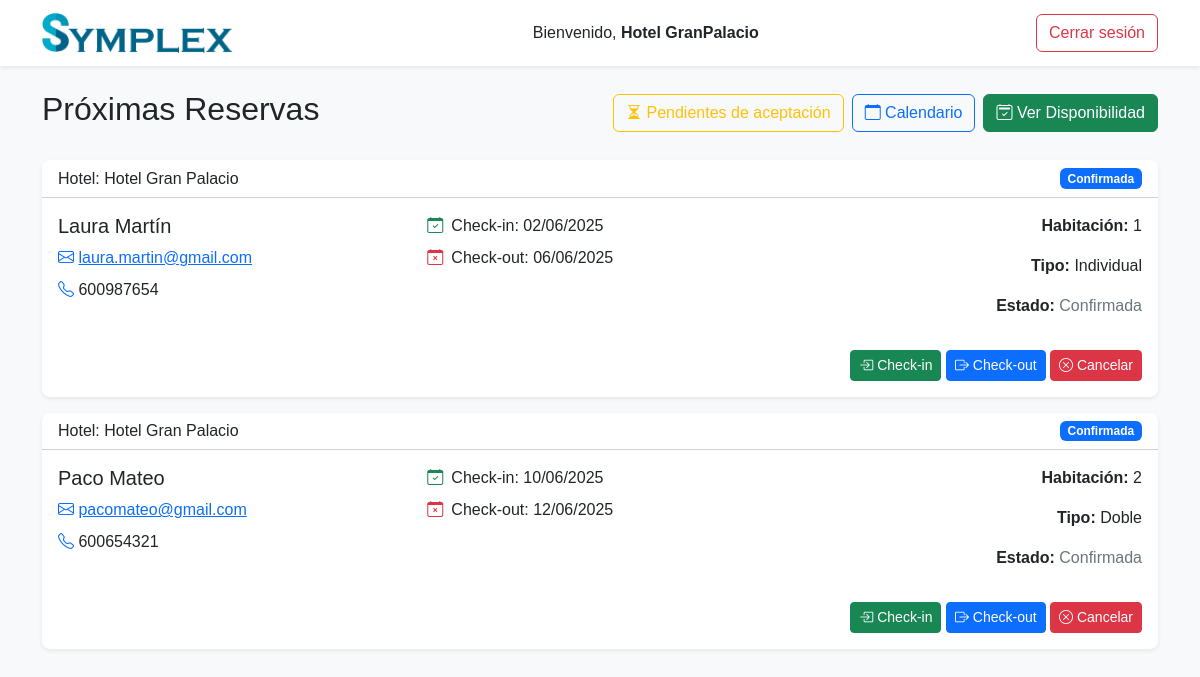
/src/public/index.php?action=admin (signed in), run on the app's committed database.
### tables this page shows
CREATE TABLE bookings (
    booking_id INT AUTO_INCREMENT PRIMARY KEY,
    user_id INT,
    room_id INT,
    check_in DATE,
    check_out DATE,
    booking_date TIMESTAMP DEFAULT CURRENT_TIMESTAMP,
    status ENUM('pending', 'confirmed', 'completed', 'cancelled') DEFAULT 'pending',
    FOREIGN KEY (user_id) REFERENCES users(user_id),
    FOREIGN KEY (room_id) REFERENCES rooms(room_id)
);

CREATE TABLE accommodations (
    accommodation_id INT AUTO_INCREMENT PRIMARY KEY,
    name VARCHAR(100),
    description TEXT,
    address VARCHAR(255),
    city_id INT,
    type ENUM('hotel', 'apartment', 'hostel', 'cabin', 'villa'),
    image_url VARCHAR(255),
    owner_id INT,
    FOREIGN KEY (city_id) REFERENCES cities(city_id),
    FOREIGN KEY (owner_id) REFERENCES users(user_id)
);

CREATE TABLE users (
    user_id INT AUTO_INCREMENT PRIMARY KEY,
    first_name VARCHAR(100),
    last_name VARCHAR(100),
    email VARCHAR(100) UNIQUE,
    password VARCHAR(255),
    phone VARCHAR(20),
    city_id INT,
    role ENUM('client', 'admin') DEFAULT 'client',
    FOREIGN KEY (city_id) REFERENCES cities(city_id)
);

CREATE TABLE rooms (
    room_id INT AUTO_INCREMENT PRIMARY KEY,
    accommodation_id INT,
    room_type ENUM('single', 'double', 'family', 'suite','complete'),
    capacity INT,
    price DECIMAL(10,2),
    is_available BOOLEAN DEFAULT TRUE,
    FOREIGN KEY (accommodation_id) REFERENCES accommodations(accommodation_id)
);

### src/app/controllers/AuthController.php (called while the page is built, shortened)
<?php
require_once '../app/models/Booking.php';
class AuthController {
    public function adminView() {
        require_once '../app/views/adminViews.php';
    }
}
?>

### src/public/index.php (called while the page is built, shortened)
<?php
$router = new Router();
$router->dispatch();

### src/core/Database.php (called while the page is built, shortened)
<?php
class Database {
    private $host = 'db';
    private $port = '3306';
    private $db = 'mi_basedatos';
    private $user = 'usuario';
    private $pass = 'contraseña';
    private $charset = 'utf8mb4';
    protected $pdo;
    function __construct() {
        $dsn = "mysql:host=$this->host;port=$this->port;dbname=$this->db;charset=$this->charset";
        try {
            $this->pdo = new PDO($dsn, $this->user, $this->pass);
            $this->pdo->setAttribute(PDO::ATTR_ERRMODE, PDO::ERRMODE_EXCEPTION);
        } catch (PDOException $e) {
            die('Connection failed: ' . $e->getMessage());
        }
    }
    function query($sql, $params = []) {
        try {
            $stmt = $this->pdo->prepare($sql);
            $success = $stmt->execute($params);
            return $stmt;
        } catch (PDOException $e) {
            error_log('Database::query - Error: ' . $e->getMessage());
            throw new Exception('Error en la consulta SQL: ' . $e->getMessage());
        }
    }
}
?>

### src/app/models/Booking.php (called while the page is built, shortened)
<?php
require_once '../core/Database.php';
class Booking extends Database {
    public function getBookingsByOwner(int $owner_id, ?string $start_date = null, ?string $end_date = null, bool $pending_only = false): array
    {
        $stmt = $this->query("SELECT accommodation_id FROM accommodations WHERE owner_id = ?", [$owner_id]);
        $accommodation_ids = $stmt->fetchAll(PDO::FETCH_COLUMN);
        $all_bookings = [];
        foreach ($accommodation_ids as $accommodation_id) {
            if ($pending_only) {
                $sql = "
                    SELECT b.*, r.room_type, r.capacity, u.first_name, u.last_name, u.email, u.phone,
                           a.name as hotel_name, a.accommodation_id, a.address
                    FROM bookings b
                    JOIN rooms r ON b.room_id = r.room_id
                    JOIN users u ON b.user_id = u.user_id
                    JOIN accommodations a ON r.accommodation_id = a.accommodation_id
                    WHERE r.accommodation_id = ?
                      AND b.status = 'pending'
                    ORDER BY b.booking_id DESC
                ";
                $params = [$accommodation_id];
            } else {
                $today = date('Y-m-d');
                $sql = "
                    SELECT b.*, r.room_type, r.capacity, u.first_name, u.last_name, u.email, u.phone,
                           a.name as hotel_name, a.accommodation_id, a.address
                    FROM bookings b
                    JOIN rooms r ON b.room_id = r.room_id
                    JOIN users u ON b.user_id = u.user_id
                    JOIN accommodations a ON r.accommodation_id = a.accommodation_id
                    WHERE r.accommodation_id = ?
                      AND b.status = 'confirmed'
                      AND b.check_in >= ?
                    ORDER BY b.check_in ASC
                ";
                $params = [$accommodation_id, $today];
            }
            $stmt = $this->query($sql, $params);
            $bookings = $stmt->fetchAll(PDO::FETCH_ASSOC);
            $all_bookings = array_merge($all_bookings, $bookings);
        }
        return $all_bookings;
    }
}

### src/app/views/adminViews.php (the view, shortened to what this page needs)
<?php
    require_once __DIR__ . '/../../app/models/Booking.php';
    $admin_id = $_SESSION['user']['user_id'];
    $accModel = new Accommodation();
    $accommodations = $accModel->getOwnerAccommodations($admin_id);
    $start_date = isset($_GET['start_date']) && !empty($_GET['start_date']) ? $_GET['start_date'] : null;
    $end_date = isset($_GET['end_date']) && !empty($_GET['end_date']) ? $_GET['end_date'] : null;
    $is_pending_filtering = isset($_GET['pending']) && $_GET['pending'] == 1;
    try {
        $bookingModel = new Booking();
        $all_bookings = $bookingModel->getBookingsByOwner($admin_id, $start_date, $end_date, $is_pending_filtering);
    } catch (Exception $e) {
        $error_message = "Error al cargar las reservas: " . $e->getMessage();
    }
?>
<!DOCTYPE html>
<html lang="es">
<head>
    <link href="https://cdn.jsdelivr.net/npm/bootstrap@5.3.3/dist/css/bootstrap.min.css" rel="stylesheet">
    <link rel="stylesheet" href="https://cdn.jsdelivr.net/npm/bootstrap-icons@1.11.3/font/bootstrap-icons.min.css">
    <link href="https://cdn.jsdelivr.net/npm/fullcalendar@6.1.8/index.global.min.css" rel="stylesheet">
    <link rel="stylesheet" href="assets/css/style.css">
</head>
<body class="bg-light">
<nav class="navbar navbar-expand-lg navbar-light bg-white shadow-sm">
    <div class="container">
        <div class="d-flex justify-content-between align-items-center w-100">
            <a class="navbar-brand d-flex align-items-center" href="">
                <img src="assets/img/nuevologoSymplex.png" alt="Logo Symplex" class="logo-img me-2" />
            </a>
            <div class="text-center mx-auto">
                <span>Bienvenido, <strong><?= htmlspecialchars($_SESSION['user']['first_name'] . ' ' . $_SESSION['user']['last_name'] ?? 'Propietario') ?></strong></span>
            </div>
            <a href="index.php?action=logout" class="btn btn-outline-danger">Cerrar sesión</a>
        </div>
    </div>
</nav>
    <div class="container mt-4">
        <div class="d-flex justify-content-between align-items-center mb-4">
            <div>
                <h2><?= $is_pending_filtering ? 'Reservas Pendientes de Aceptación' : 'Próximas Reservas' ?></h2>
            </div>
            <div class="d-flex">
                <a href="index.php?action=admin&pending=1" class="btn btn-outline-warning me-2">
                    <i class="bi bi-hourglass-split"></i> Pendientes de aceptación
                </a>
                <button class="btn btn-outline-primary me-2" data-bs-toggle="modal" data-bs-target="#calendarModal">
                    <i class="bi bi-calendar"></i> Calendario
                </button>
                <button class="btn btn-success" data-bs-toggle="modal" data-bs-target="#availabilityModal">
                    <i class="bi bi-calendar2-check"></i> Ver Disponibilidad
                </button>
            </div>
        </div>
        <?php if (isset($error_message)): ?>
            <div class="alert alert-danger">
                <?= htmlspecialchars($error_message) ?>
            </div>
        <?php elseif (empty($accommodations)): ?>
            <div class="alert alert-info">
                No tienes ningún hotel registrado en el sistema.
            </div>
        <?php elseif (empty($all_bookings)): ?>
            <div class="alert alert-info">
                No hay reservas disponibles para tus hoteles en este momento.
            </div>
        <?php else: ?>
            <?php
            $reservas_por_pagina = 3;
            ?>
            <div class="row" id="reservas-container">
                <?php foreach ($all_bookings as $index => $booking):
                    $visible = $index < $reservas_por_pagina ? '' : 'd-none';
                    $pagina = floor($index / $reservas_por_pagina) + 1;
                ?>
                    <div class="col-12 mb-3 reserva-item <?= $visible ?>" data-pagina="<?= $pagina ?>">
                        <div class="card shadow-sm">
                            <div class="card-header bg-white d-flex justify-content-between align-items-center">
                                <h6 class="card-title mb-0">Hotel: <?= htmlspecialchars($booking['hotel_name']) ?></h6>
                                <?php
                                $status_class = [
                                    'pending' => 'bg-warning',
                                    'confirmed' => 'bg-primary',
                                    'completed' => 'bg-success',
                                    'cancelled' => 'bg-danger'
                                ];
                                $status_text = [
                                    'pending' => 'Pendiente',
                                    'confirmed' => 'Confirmada',
                                    'completed' => 'Completada',
                                    'cancelled' => 'Cancelada'
                                ];
                                ?>
                                <span class="badge <?= $status_class[$booking['status']] ?? 'bg-secondary' ?>">
                                    <?= $status_text[$booking['status']] ?? $booking['status'] ?>
                                </span>
                            </div>
                            <div class="card-body">
                                <div class="row">
                                    <div class="col-md-4">
                                        <h5 class="card-title"><?= htmlspecialchars($booking['first_name'] . ' ' . $booking['last_name']) ?></h5>
                                        <p class="card-text mb-2">
                                            <i class="bi bi-envelope text-primary"></i>
                                            <a href="mailto:<?= htmlspecialchars($booking['email']) ?>">
                                                <?= htmlspecialchars($booking['email']) ?>
                                            </a>
                                        </p>
                                        <p class="card-text">
                                            <i class="bi bi-telephone text-primary"></i>
                                            <?= htmlspecialchars($booking['phone']) ?>
                                        </p>
                                    </div>
                                    <div class="col-md-4">
                                        <div class="d-flex align-items-center mb-2">
                                            <i class="bi bi-calendar-check text-success me-2"></i>
                                            <span>Check-in: <?= date('d/m/Y', strtotime($booking['check_in'])) ?></span>
                                        </div>
                                        <div class="d-flex align-items-center">
                                            <i class="bi bi-calendar-x text-danger me-2"></i>
                                            <span>Check-out: <?= date('d/m/Y', strtotime($booking['check_out'])) ?></span>
                                        </div>
                                    </div>
                                    <div class="col-md-4 text-end">
                                        <p><strong>Habitación:</strong> <?= htmlspecialchars($booking['room_id']) ?></p>
                                        <p><strong>Tipo:</strong>
                                            <?php
                                            $room_type_map = [
                                                'single' => 'Individual',
                                                'double' => 'Doble',
                                                'family' => 'Familiar',
                                                'suite' => 'Suite'
                                            ];
                                            echo htmlspecialchars($room_type_map[$booking['room_type']] ?? $booking['room_type']);
                                            ?>
                                        </p>
                                        <p><strong>Estado:</strong>
                                            <span class="text-secondary data-status-text">
                                                <?= $status_text[$booking['status']] ?? $booking['status'] ?>
                                            </span>
                                        </p>
                                    </div>
                                </div>
                                <div class="row mt-3">
                                    <div class="col-12 text-end">
                                        <?php if ($booking['status'] === 'pending'): ?>
                                            <button class="btn btn-warning btn-sm" data-booking-id="<?= $booking['booking_id'] ?>" data-action="accept">
                                                <i class="bi bi-check-circle"></i> Aceptar
                                            </button>
                                            <button class="btn btn-danger btn-sm" data-booking-id="<?= $booking['booking_id'] ?>" data-action="deny">
                                                <i class="bi bi-x-circle"></i> Denegar
                                            </button>
                                        <?php else: ?>
                                            <?php if ($booking['status'] === 'confirmed'): ?>
                                                <button class="btn btn-success btn-sm" data-booking-id="<?= $booking['booking_id'] ?>" data-action="checkin">
                                                    <i class="bi bi-box-arrow-in-right"></i> Check-in
                                                </button>
                                            <?php endif; ?>
                                            <?php if ($booking['status'] !== 'cancelled' && $booking['status'] !== 'completed'): ?>
                                                <button class="btn btn-primary btn-sm" data-booking-id="<?= $booking['booking_id'] ?>" data-action="checkout">
                                                    <i class="bi bi-box-arrow-right"></i> Check-out
                                                </button>
                                            <?php endif; ?>
                                            <?php if ($booking['status'] !== 'completed' && $booking['status'] !== 'cancelled'): ?>
                                                <button class="btn btn-danger btn-sm" data-booking-id="<?= $booking['booking_id'] ?>" data-action="cancel">
                                                    <i class="bi bi-x-circle"></i> Cancelar
                                                </button>
                                            <?php endif; ?>
                                        <?php endif; ?>
                                    </div>
                                </div>
                            </div>
                        </div>
                    </div>
                <?php endforeach; ?>
            </div>
        <?php endif; ?>
    </div>
</body>
</html>

### src/public/assets/css/style.css (style rules this page uses)
body { font-family: Arial, sans-serif; background-color: #f8f9fa; }
.logo-img { height: 40px; width: auto; }
.card { border: none; box-shadow: 0 2px 6px rgba(0,0,0,0.05); border-radius: 8px; overflow: hidden; }

### data on the page
bookings: accommodations.name "Hotel Gran Palacio", status "Confirmada", user.last_name "Laura Martín", user.email "laura.martin@gmail.com", user.phone "600987654", check_in "02/06/2025", check_out "06/06/2025", room "1", room.room_type "Individual"
bookings: accommodations.name "Hotel Gran Palacio", status "Confirmada", user.last_name "Paco Mateo", user.email "pacomateo@gmail.com", user.phone "600654321", check_in "10/06/2025", check_out "12/06/2025", room "2", room.room_type "Doble"

### other printed values
$_SESSION['user']['first_name'] . ' ' . $_SESSION['user']['last_name'] "Hotel GranPalacio"
